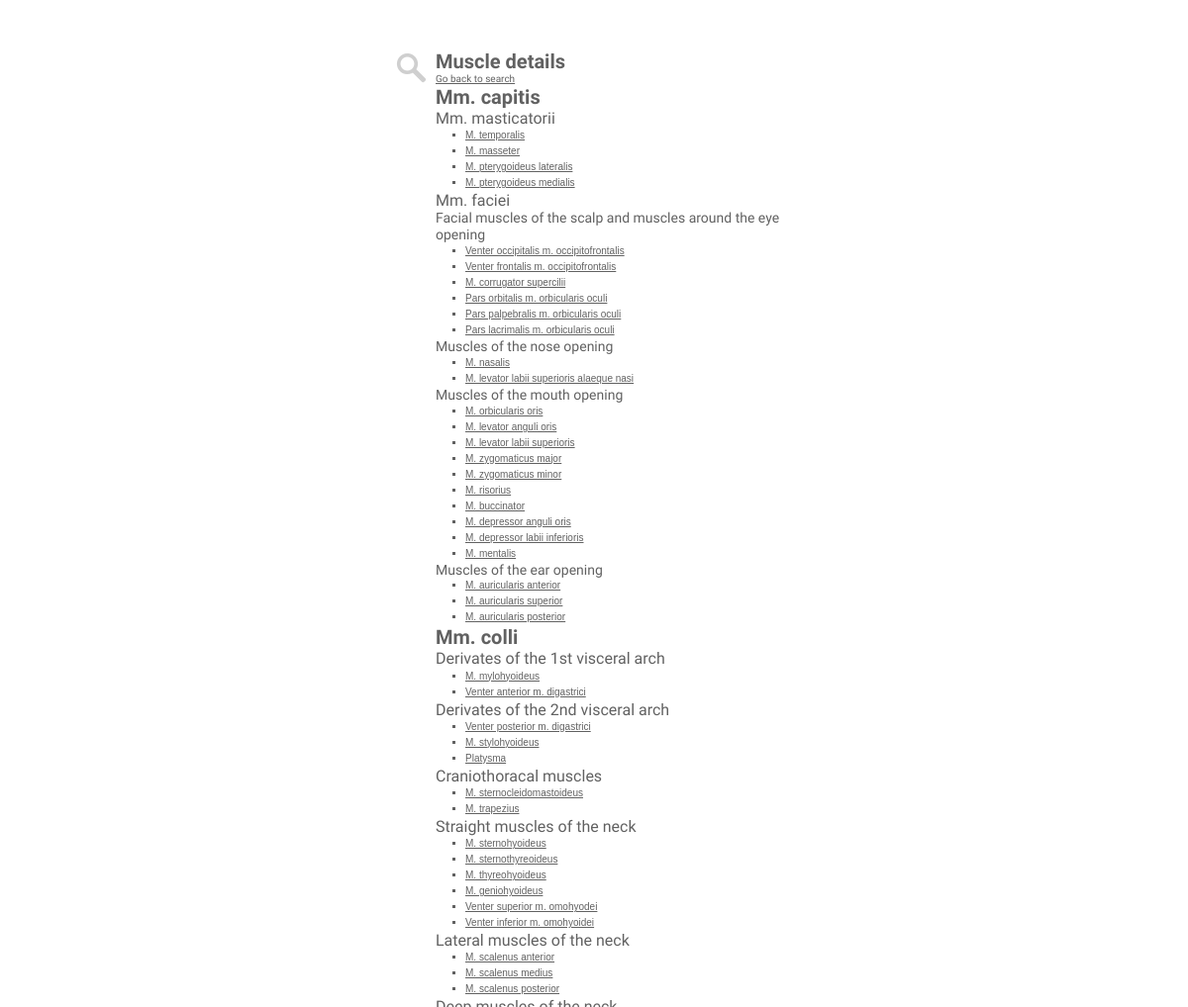
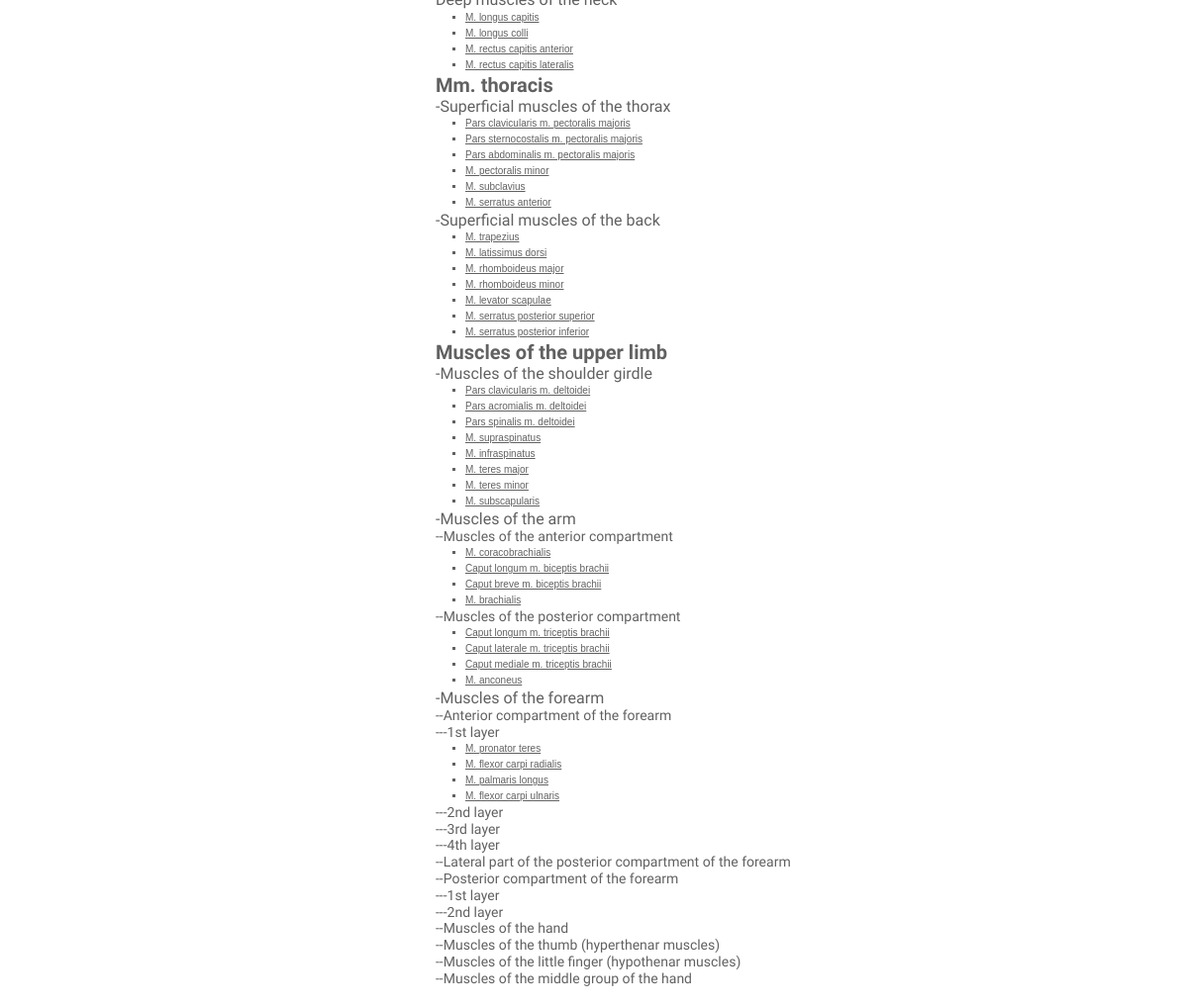
The app's page /muscle.php, older data (2 pictures, top to bottom).
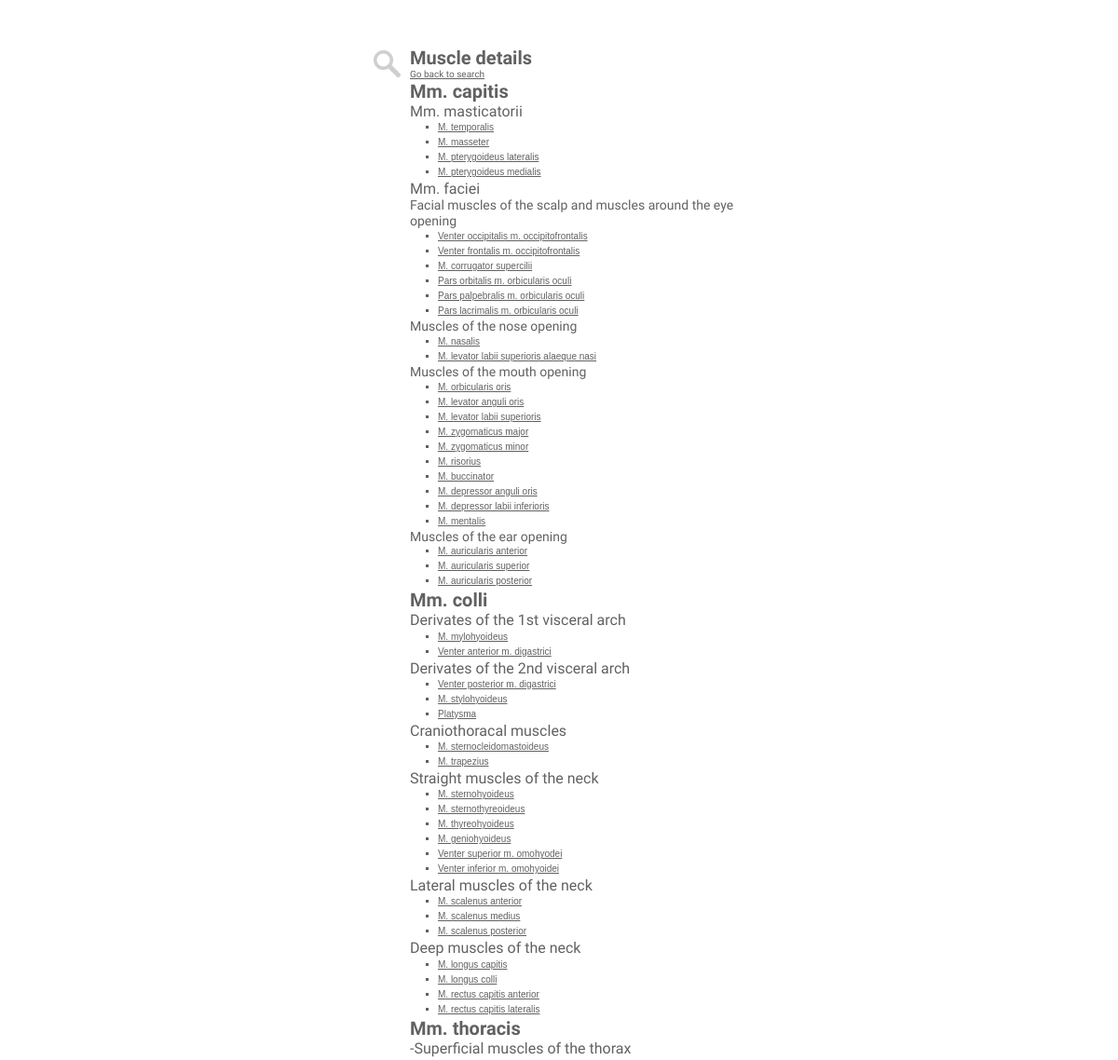
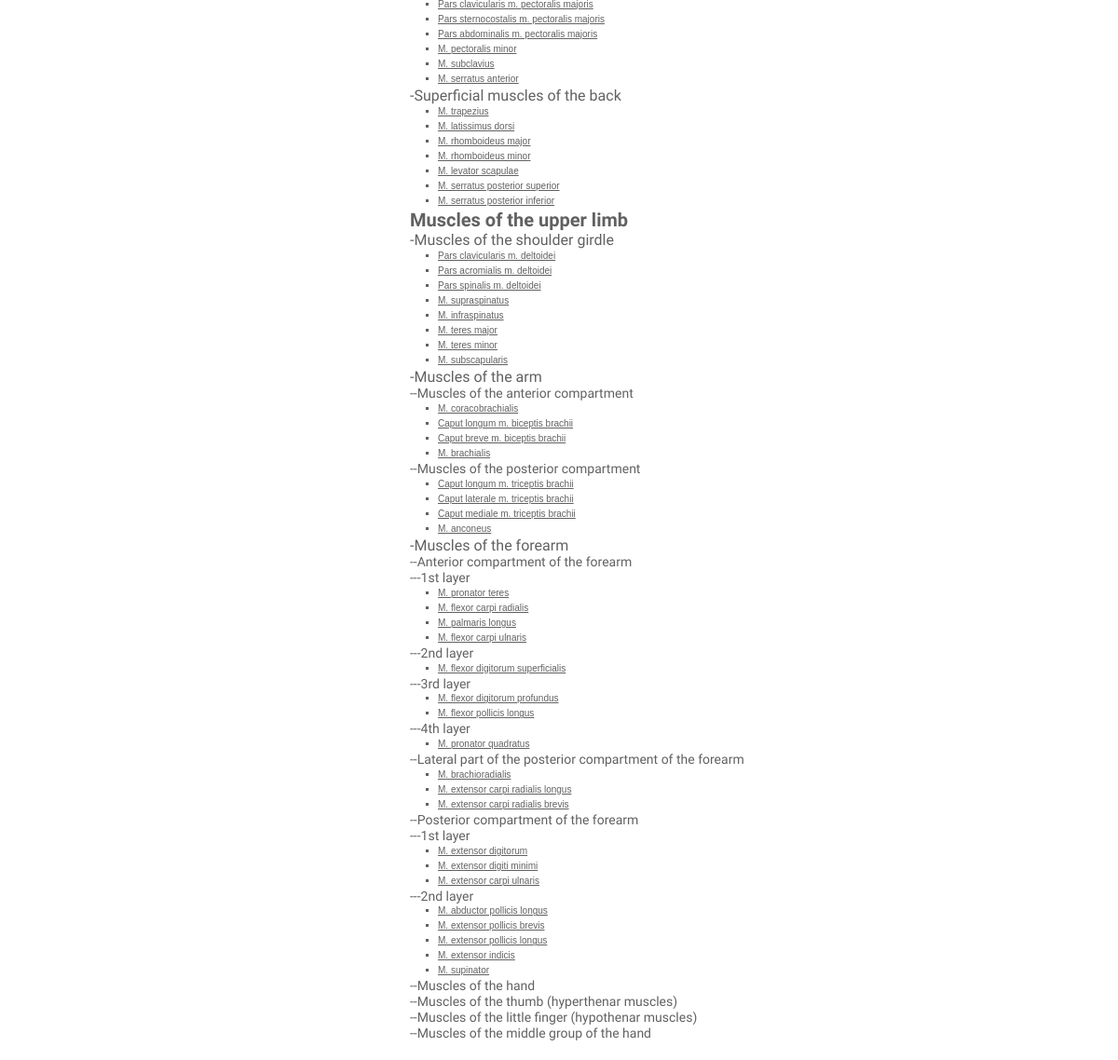
The same page, newer data (2 pictures, top to bottom).
### tables this page shows
CREATE TABLE `tbl_muscles` (
  `id` int(5) NOT NULL AUTO_INCREMENT COMMENT 'ID for muscle',
  `lat_name` text NOT NULL COMMENT 'Latin name',
  `name` text NOT NULL COMMENT 'Name (English) for muscle',
  `muscle_group` int(3) NOT NULL,
  `muscle_subgroup` int(3) NOT NULL,
  `muscle_subsubgroup` int(3) NOT NULL,
  `muscle_subsubsubgroup` int(3) NOT NULL,
  `origo` text NOT NULL,
  `insertio` text NOT NULL,
  `functio` text NOT NULL,
  `nerve` text NOT NULL,
  `artery` int(4) NOT NULL,
  `vein` int(4) NOT NULL,
  `image` text NOT NULL COMMENT 'Image path for muscle',
  `comment` text NOT NULL,
  `image_color` text NOT NULL,
  PRIMARY KEY (`id`),
  UNIQUE KEY `id` (`id`)
);

### muscle.php (the view, shortened to what the changed rows need)
<?php
require_once("db_cred.php");
$db = new mysqli();
$db->connect($dbhost, $dbuser, $dbpass, $dbname);
$db->set_charset("utf8");
function fetchmuscles($id, $subid=0, $subsubid=0, $subsubsubid=0) {
    global $db;
    global $output;
    $sql = 'SELECT * FROM tbl_muscles WHERE muscle_group = '.$id;
    if($subid!=0) $sql .= ' AND muscle_subgroup = '.$subid;
    if($subsubid!=0) $sql.= ' AND muscle_subsubgroup = '.$subsubid;
    if($subsubsubid!=0) $sql.=' AND muscle_subsubsubgroup = '.$subsubsubid;
    $query = $db->query($sql);
    $output .= '<ul id="credits" style="margin-left:70px;">';
    while($muscleresult = $query->fetch_array()) {
        $name = $muscleresult['lat_name'];
        $id = $muscleresult['id'];
        $output .= '<li><a href="muscle.php?m='.$id.'">'.$name.'</a></li>';
    }
    $output .= '</ul>';
}
function h1($title) {
    global $output;
    $output .= '<h1 class="title">'.$title.'</h1>';
}
function h2($title) {
    global $output;
    $output .= '<h2 class="title">'.$title.'</h2>';
}
function h3($title) {
    global $output;
    $output .= '<h3 class="title">'.$title.'</h3>';
}
$search_string = preg_replace("/[^A-Za-z0-9]/", " ", $_GET['m']);
$search_string = $db->real_escape_string($search_string);
if (strlen($search_string) >= 1 && $search_string !== ' ') {
	$html  =  '';
	$html .= '<div class="icon"></div>';
	$html .= '<h2 class="title">Muscle details</h2>';
	$html .= '<h1 class="title">muscleLatName</h1>';
	$html .= '<h4 class="title"><a href="index.php">New search</a></h4>';
	$html .= '<h3 class="title" style="font-style: italic; margin-top: 10px;">muscleEngName</h3>';
	$html .= 'placeholder_Category';
	$html .= '<h3 class="title" style="margin-top: 10px;"><b>Origo:</b> muscleOrigo</h3>';
	$html .= '<h3 class="title"><b>Insertio:</b> muscleInsertio</h3>';
	$html .= '<h3 class="title"><b>Function:</b> muscleFunctio</h3>';
    $html .= '<h3 class="title"><b>Artery:</b> muscleArtery</h3>';
    $html .= '<h3 class="title"><b>Vein:</b> muscleVein</h3>';
	$html .= '<h3 class="title"><b>Nerve:</b> muscleNerve</h3>';
	$html .= 'placeholder_Image';
	$musclesql = 'SELECT * FROM tbl_muscles WHERE id = '.$search_string;
	$musclequery = $db->query($musclesql);
	while($muscleresult = $musclequery->fetch_array()) {
		$musclearray[] = $muscleresult;
	}
	if (isset($musclearray)) {
		foreach ($musclearray as $muscleresult) {
			$muscle_latname = $muscleresult['lat_name'];
			$muscle_engname = $muscleresult['name'];
			$muscle_origo = $muscleresult['origo'];
			$muscle_insertio = $muscleresult['insertio'];
			$muscle_functio = $muscleresult['functio'];
			$muscle_image = $muscleresult['image'];
			$muscle_group = $muscleresult['muscle_group'];
			$muscle_subgroup = $muscleresult['muscle_subgroup'];
			$muscle_subsubgroup = $muscleresult['muscle_subsubgroup'];
			$nervesql = 'SELECT * FROM tbl_nerves WHERE id = '.$muscleresult['nerve'];
			$nervequery = $db->query($nervesql);
			$nerveresult = $nervequery->fetch_array();
			$nerve_id = $nerveresult['id'];
			$nerve_latname = $nerveresult['lat_name'];
			$nerve_name = $nerveresult['name'];
			$nervehtml = '<a href="nerve.php?n='.$nerve_id.'">'.$nerve_latname.' ('.$nerve_name.')</a>';
			$arteriessql = 'SELECT * FROM tbl_arteries WHERE id = '.$muscleresult['artery'];
            $arteryquery = $db->query($arteriessql);
            $arteryresult = $arteryquery->fetch_array();
            $artery_id = $arteryresult['id'];
            $artery_latname = $arteryresult['lat_name'];
            $artery_name = $arteryresult['name'];
            $arteryhtml = '<a href="artery.php?n='.$artery_id.'">'.$artery_latname.' ('.$artery_name.')</a>';
            $veinssql = 'SELECT * FROM tbl_veins WHERE id = '.$muscleresult['vein'];
            $veinquery = $db->query($veinssql);
            $veinresult = $veinquery->fetch_array();
            $vein_id = $veinresult['id'];
            $vein_latname = $veinresult['lat_name'];
            $vein_name = $veinresult['name'];
            $veinhtml = '<a href="vein.php?n='.$vein_id.'">'.$vein_latname.' ('.$vein_name.')</a>';
			$output = str_replace('muscleLatName', $muscle_latname, $html);
			$output = str_replace('muscleEngName', $muscle_engname, $output);
			$output = str_replace('muscleOrigo', $muscle_origo, $output);
			$output = str_replace('muscleInsertio', $muscle_insertio, $output);
			$output = str_replace('muscleFunctio', $muscle_functio, $output);
            $output = str_replace('muscleArtery', $arteryhtml, $output);
            $output = str_replace('muscleVein', $veinhtml, $output);
			$output = str_replace('muscleNerve', $nervehtml, $output);
			$musclegroupsql = 'SELECT * FROM tbl_muscle_groups WHERE id = '.$muscle_group;
			$musclegroupquery = $db->query($musclegroupsql);
			$musclegroupresult = $musclegroupquery->fetch_array();
			$musclegroup_latname = $musclegroupresult['lat_name'];
			$musclegroup_name = $musclegroupresult['name'];
			$group  = '';
			$group .= '<h3 class="title" style="font-style: italic;">'.$musclegroup_latname.' ('.$musclegroup_name.')</h3>';
			if($muscle_subgroup >= 1) {
				$musclesubgroupsql = 'SELECT * FROM tbl_muscle_subgroups WHERE id = '.$muscle_subgroup;
				$musclesubgroupquery = $db->query($musclesubgroupsql);
				$musclesubgroupresult = $musclesubgroupquery->fetch_array();
				$muscle_subgroup_latname = $musclesubgroupresult['lat_name'];
				$muscle_subgroup_name = $musclesubgroupresult['name'];
				$group .= '<h3 class="title" style="font-style: italic;">'.$muscle_subgroup_latname.' ('.$muscle_subgroup_name.')</h3>';
				if($muscle_subsubgroup >= 1) {
					$musclesubsubgroupsql = 'SELECT * FROM tbl_muscle_subsubgroups WHERE id = '.$muscle_subsubgroup;
					$musclesubsubgroupquery = $db->query($musclesubsubgroupsql);
					$musclesubsubgroupresult = $musclesubsubgroupquery->fetch_array();
					$muscle_subsubgroup_latname = $musclesubsubgroupresult['lat_name'];
					$muscle_subsubgroup_name = $musclesubsubgroupresult['name'];
					if($muscle_subsubgroup_latname != 0 && $muscle_subsubgroup_name != 0) {
						$group .= '<h3 class="title" style="font-style: italic;">'.$muscle_subsubgroup_latname.' ('.$muscle_subsubgroup_name.')</h3>';
					} elseif($muscle_subsubgroup_latname != 0 && $muscle_subsubgroup_name == 0) {
						$group .= '<h3 class="title" style="font-style: italic;">'.$muscle_subsubgroup_latname.'</h3>';
					} elseif($muscle_subsubgroup_latname == 0) {
						$group .= '<h3 class="title" style="font-style: italic;">'.$muscle_subsubgroup_name.'</h3>';
					}
				}
				$output = str_replace('placeholder_Category', $group, $output);
				$imagepath = './resources/images/muscles/'.$muscle_image;
				if(strlen($muscle_image) >= 1 && $muscle_image !='0' && file_exists($imagepath)) {
					$imagedata = getimagesize($imagepath);
					$imagewidth = $imagedata[0];
					if($imagewidth>300) $imagewidth = 300;
					$image = '<p align="left" style="margin-top: 20px; margin-left: 35px;"><a href="'.$imagepath.'"><img src='.$imagepath.' width="'.$imagewidth.'"></a></p>';
					$output = str_replace('placeholder_Image', $image, $output);
				} else {
					$output = str_replace('placeholder_Image', '', $output);
				}
			}
		}
	} else {
		header("Location: index.php");
	}
} else {
	$output  =  '';
	$output .= '<div class="icon"></div>';
	$output .= '<h1 class="title">Muscle details</h1>';
        $output .= '<h5 class="err"><a href="index.php">Go back to search</a></h5>';
    h1('Mm. capitis');
    h2('Mm. masticatorii');
    fetchmuscles(1,1,0);
    fetchmuscles(1,2,1);
    fetchmuscles(1,2,2);
    fetchmuscles(1,2,3);
    fetchmuscles(1,2,4);
    fetchmuscles(2,3,0);
    fetchmuscles(2,4,0);
    fetchmuscles(2,5,0);
    fetchmuscles(2,6,0);
    fetchmuscles(2,7,0);
    fetchmuscles(2,8,0);
    fetchmuscles(3,9,0);
    fetchmuscles(3,16,0);
    fetchmuscles(4,12,0);
    fetchmuscles(4,13,8);
    fetchmuscles(4,13,9);
    fetchmuscles(4,14,10,1);
    fetchmuscles(4,14,10,2);
    fetchmuscles(4,14,10,3);
    fetchmuscles(4,14,10,4);
    fetchmuscles(4,14,11);
    fetchmuscles(4,14,12,5);
    fetchmuscles(4,14,12,6);
}
?>
<!DOCTYPE HTML>
<html>
<head>
	<link href="./resources/style/style.css" rel="stylesheet" type="text/css" />
</head>
<body>
	<div id="main">
		<?php
        echo $output;
        ?>
        </div>
</body>
</html>

Row changes from the older to the newer data that the page shows:
added tbl_muscles: lat_name "M. flexor digitorum superficialis"
added tbl_muscles: lat_name "M. flexor digitorum profundus"
added tbl_muscles: lat_name "M. flexor pollicis longus"
added tbl_muscles: lat_name "M. pronator quadratus"
added tbl_muscles: lat_name "M. brachioradialis"
added tbl_muscles: lat_name "M. extensor carpi radialis longus"
added tbl_muscles: lat_name "M. extensor carpi radialis brevis"
added tbl_muscles: lat_name "M. extensor digitorum"
added tbl_muscles: lat_name "M. extensor digiti minimi"
added tbl_muscles: lat_name "M. extensor carpi ulnaris"
added tbl_muscles: lat_name "M. abductor pollicis longus"
added tbl_muscles: lat_name "M. extensor pollicis brevis"
added tbl_muscles: lat_name "M. extensor pollicis longus"
added tbl_muscles: lat_name "M. extensor indicis"
added tbl_muscles: lat_name "M. supinator"
